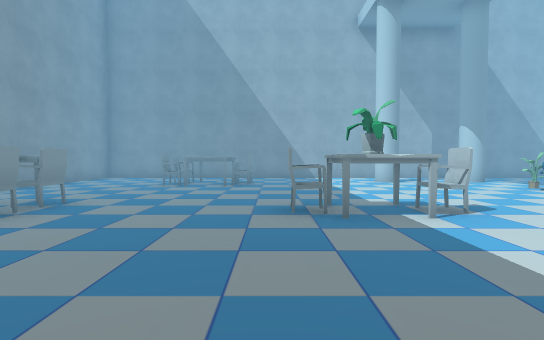
view 1 (above)

23 first-person views from a walk through a scene from a Unity 3-D project. The camera is 1.4 m above the floor, tilts 2° down and sees 85° across. The floor is counted in squares, 2 m on a side. Each view is taken from the middle of a square. On the plan, view 1 faces up. The plan holds only what a view shows up to about 10 squares ahead; the rest is blank. The player is left out. Some surface patterns are stand-ins.

view 2
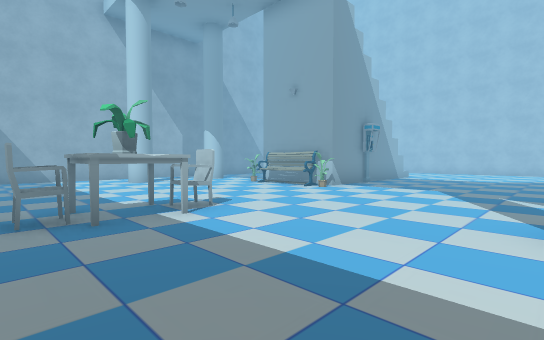

view 3
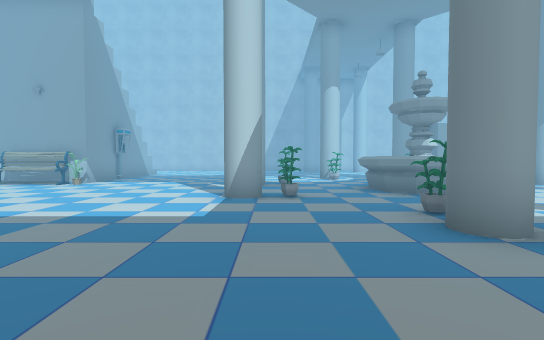

view 4
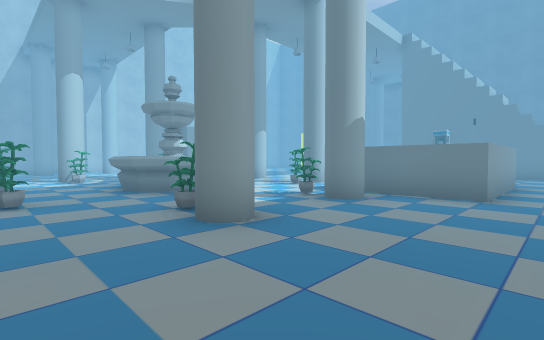

view 5
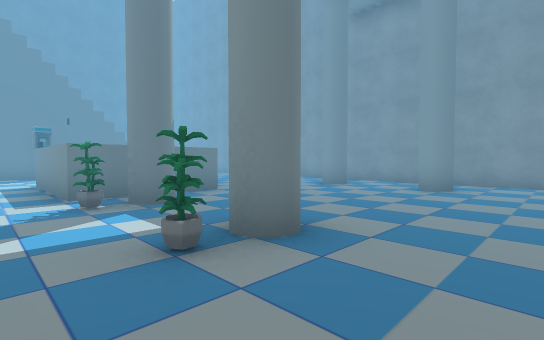

view 6
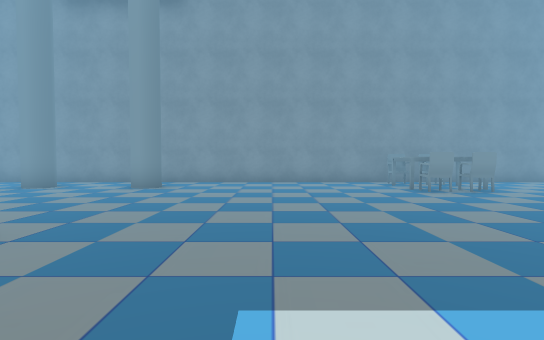

view 7
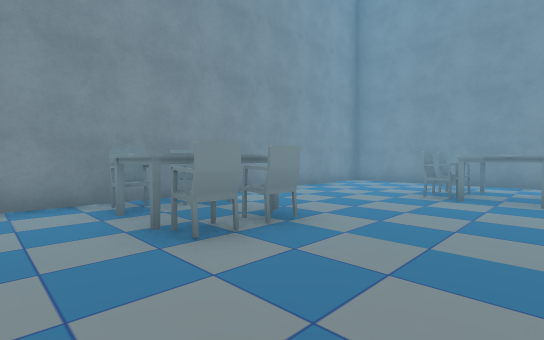

view 8
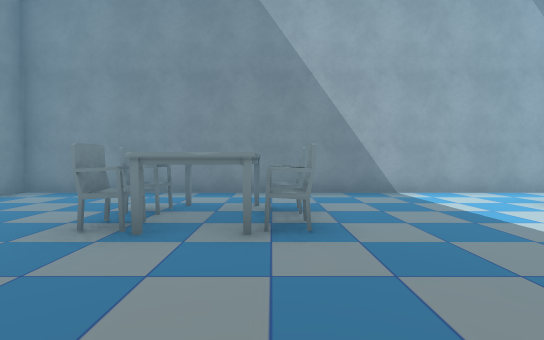

view 9
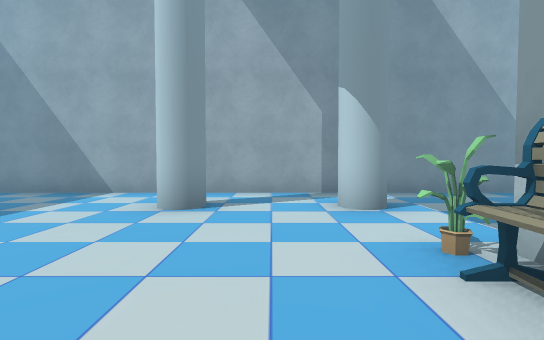

view 10
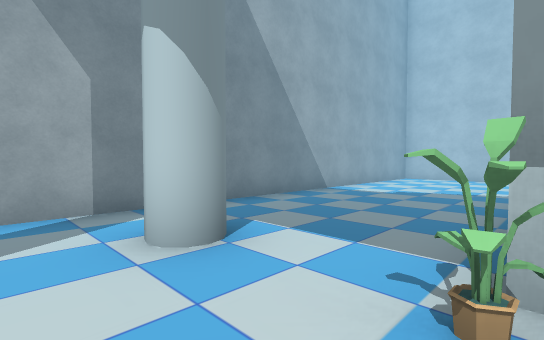

view 11
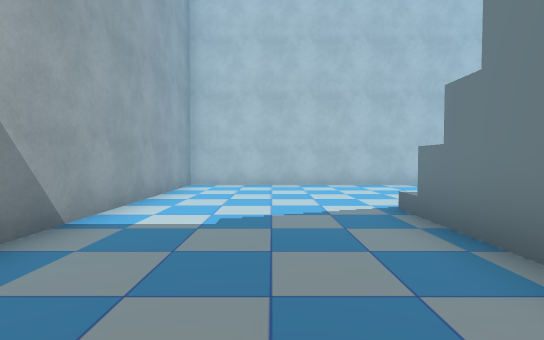

view 12
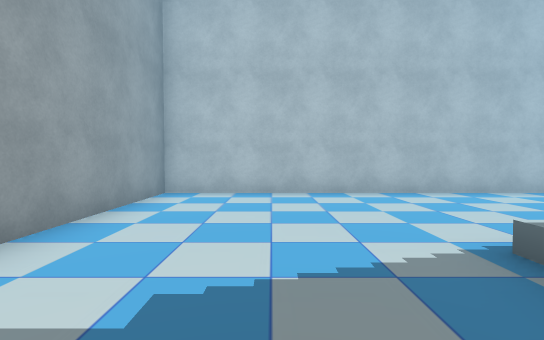

view 13
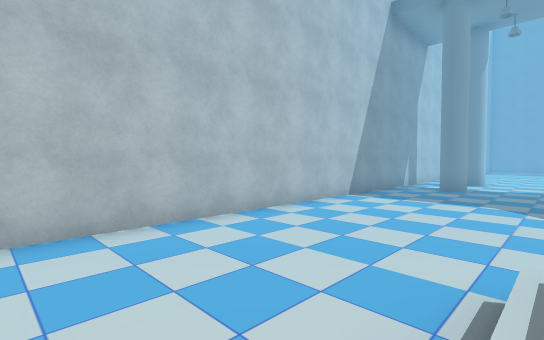

view 14
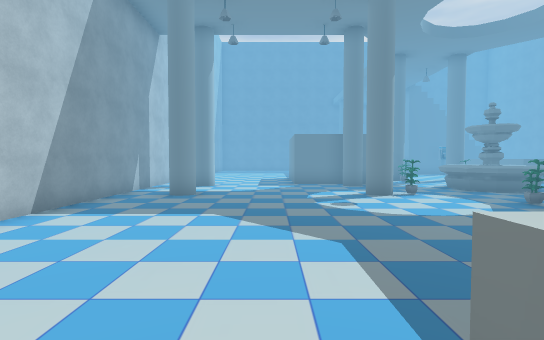

view 15
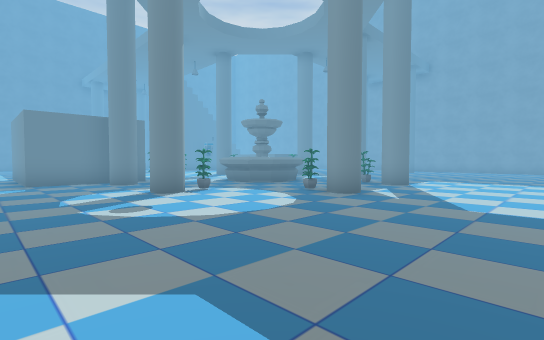

view 16
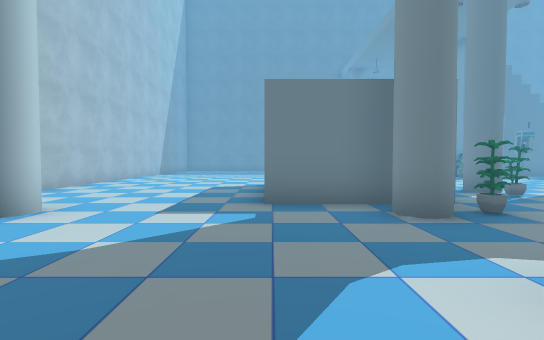

view 17
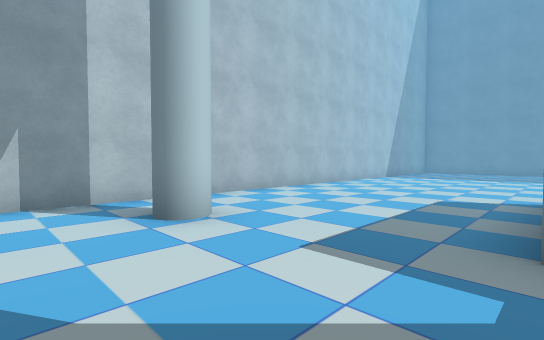

view 18
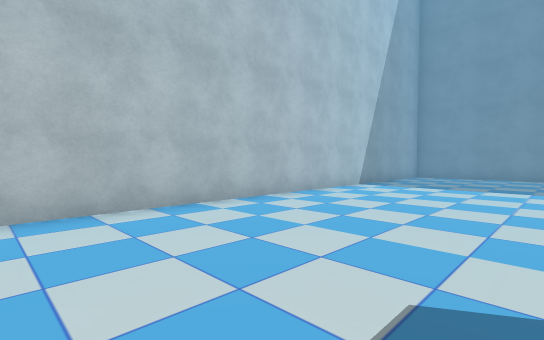

view 19
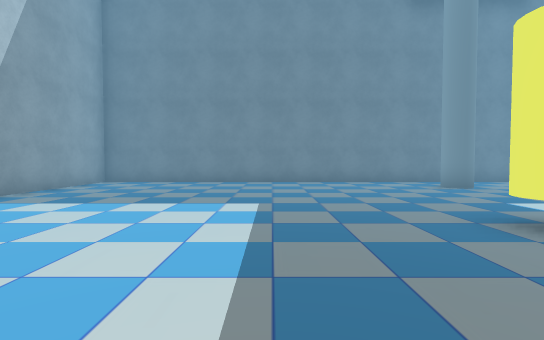

view 20
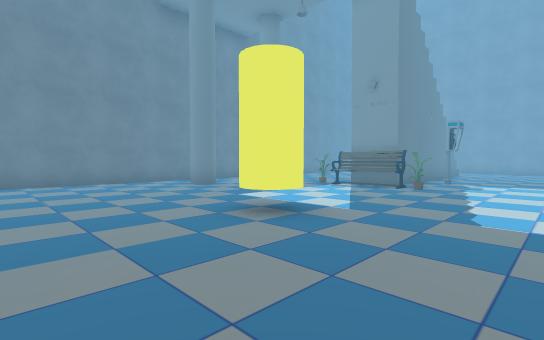

view 21
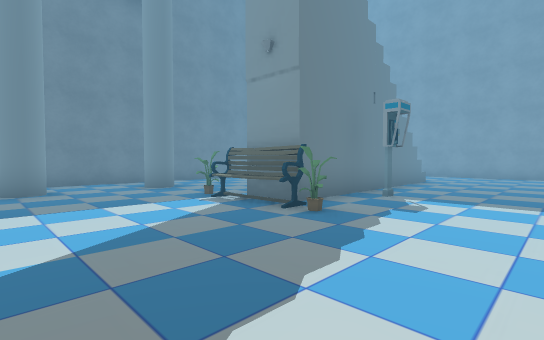

view 22
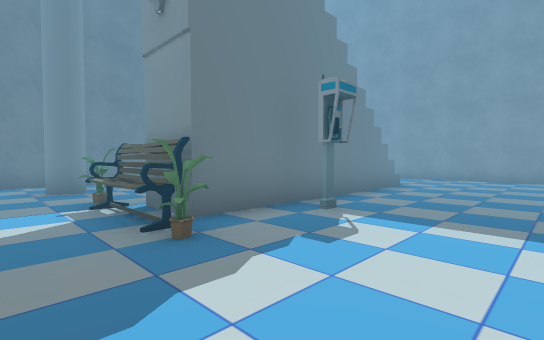

view 23
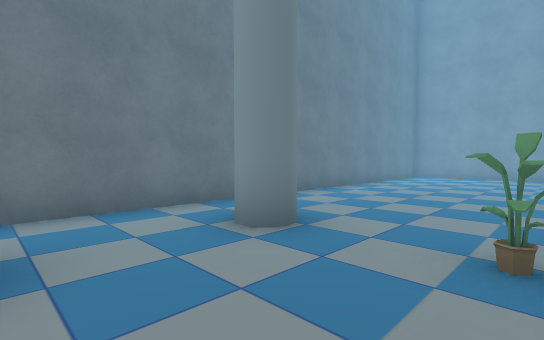

### Floor plan
Key: @ floor where view 1 was taken; # wall or solid block; . floor; / step, stairs or slope; ^ raised ledge; C chair; B bench; P phone; F fountain; Y yellow cylinder; O other object.
Columns run from 7 left of view 1 to 17 right of it. Each row starts with its distance up from view 1.
 12 #########################
 11 #.......................#
 10 #.......................#
  9 #...CCC....#.#..........#
  8 #...CCC.................#
  7 #............B#  ##/....#
  6 #............B#  # /....#
  5 #.CC.........B#### /....#
  4 #.CC....CC......P. .....#
  3 #.......................#
  2 #.......................#
  1 #.......................#
  0 #......@................#
 -1 #..........O.O..........#
 -2 #.......................#
 -3 #..#....#O..F..O#....#..#
 -4 #..........FFF..........#
 -5 #..........FFF..........#
 -6 #..#....#O..  .O#....#..#
 -7 #... .^^^^......###.....#
 -8 #.   .^  ^.O.O.   #.....#
 -9      .^  ^.....   #.....#
-10      .^  ^....    #.....#
-11    .....................#
-12 #.......................#
-13 #.......P...............#
-14 #..........B...Y........#
-15     ^######B............#
-16     .......B............#
-17 #.......................#
-18 #..........#.#..........#
-19   ......................#
-20    .....................#
-21    ######################

Where each view was taken, in squares from view 1:
view 1: 0 up, 0 right, facing up
view 2: 0 up, 0 right, facing up-right
view 3: 1 down, 2 left, facing right
view 4: 1 down, 2 left, facing down-right
view 5: 1 down, 3 right, facing down-left
view 6: 0 up, 3 right, facing left
view 7: 2 up, 1 left, facing up-left
view 8: 5 up, 1 left, facing up
view 9: 5 up, 5 right, facing up
view 10: 7 up, 5 right, facing up-right
view 11: 9 up, 8 right, facing right
view 12: 9 up, 10 right, facing right
view 13: 7 up, 12 right, facing down-right
view 14: 5 up, 12 right, facing down
view 15: 3 up, 12 right, facing down-left
view 16: 2 down, 11 right, facing down
view 17: 4 down, 11 right, facing down-right
view 18: 8 down, 12 right, facing down-right
view 19: 11 down, 11 right, facing down
view 20: 11 down, 11 right, facing down-left
view 21: 11 down, 7 right, facing down-left
view 22: 11 down, 5 right, facing down-left
view 23: 16 down, 6 right, facing down-left
